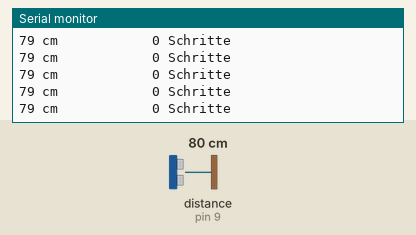
Simulated run of this sketch. Board: Arduino Uno, built with avr-gcc and run on an emulated ATmega328P. Parts: the last lines printed to the serial monitor. Wiring (inferred from the names in the program): ultrasonic range finder: trigger pin 8; echo pin 9. Inputs (shaded band) come from the test bench; at power-on: distance to the obstacle (sensor on pin 9) 80 cm. The echo pulse lasts 58.3 µs per cm.

Above: at 1.2 s.
1.3 s: distance to the obstacle (sensor on pin 9) set to 120 cm
At 1.49 s:
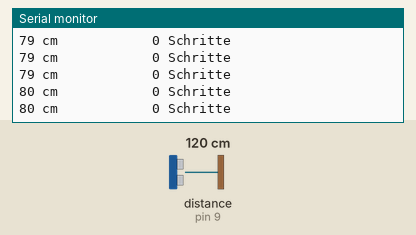
4.3 s: distance to the obstacle (sensor on pin 9) set to 35 cm
At 4.3 s:
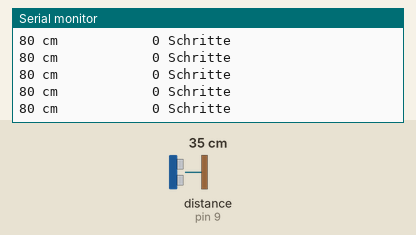
Timing chart, 0 to 7.3 s (numbered marks = the images above; inputs shaded):
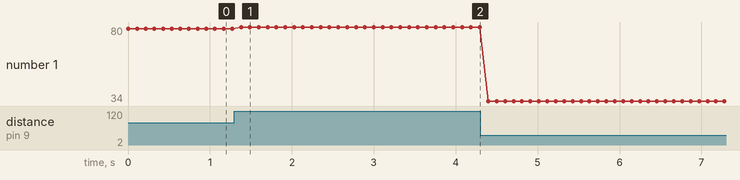

The sketch:

schrittemessung.ino
```cpp
int trigPin = 8;
int echoPin = 9;

long duration;
//long u;
long abstand;
long oldabstand = 80;
int say = 0;
const unsigned long timeout = 10000;

void setup(){
  pinMode(trigPin, OUTPUT);
  pinMode(echoPin,INPUT);
  Serial.begin(9600);
}
void loop()
{
  digitalWrite(trigPin, LOW);
  delayMicroseconds(5);
  digitalWrite(trigPin, HIGH);
  delayMicroseconds(10);
  digitalWrite(trigPin, LOW);
  duration = pulseIn(echoPin, HIGH, timeout);
  abstand = duration /29.1/2;

  if(abstand > 80){ // Maximalentfernung
    abstand = 80;
    oldabstand = abstand;
  }

  //Bei QuerRichtung
/*  if(abstand < 23 && oldabstand > 22){
    say++;
    oldabstand = abstand;
    }
*/

  //Bei SchritteRichtung
  if(abstand < 25 && oldabstand > 24){
    say++;
    oldabstand = abstand;
  }

  oldabstand = abstand;

  Serial.print(abstand);
  Serial.print(" cm ");
  Serial.print("           ");
  Serial.print(say);
  Serial.println(" Schritte ");
  delay(100);
}
```

Measured:
- after the input at 1.3 s, the serial monitor: prints a new line after 0.08 s (image 1)
- plotted number 1: 79 → 80 after the input at 1.3 s, 80 → 34 after the input at 4.3 s
